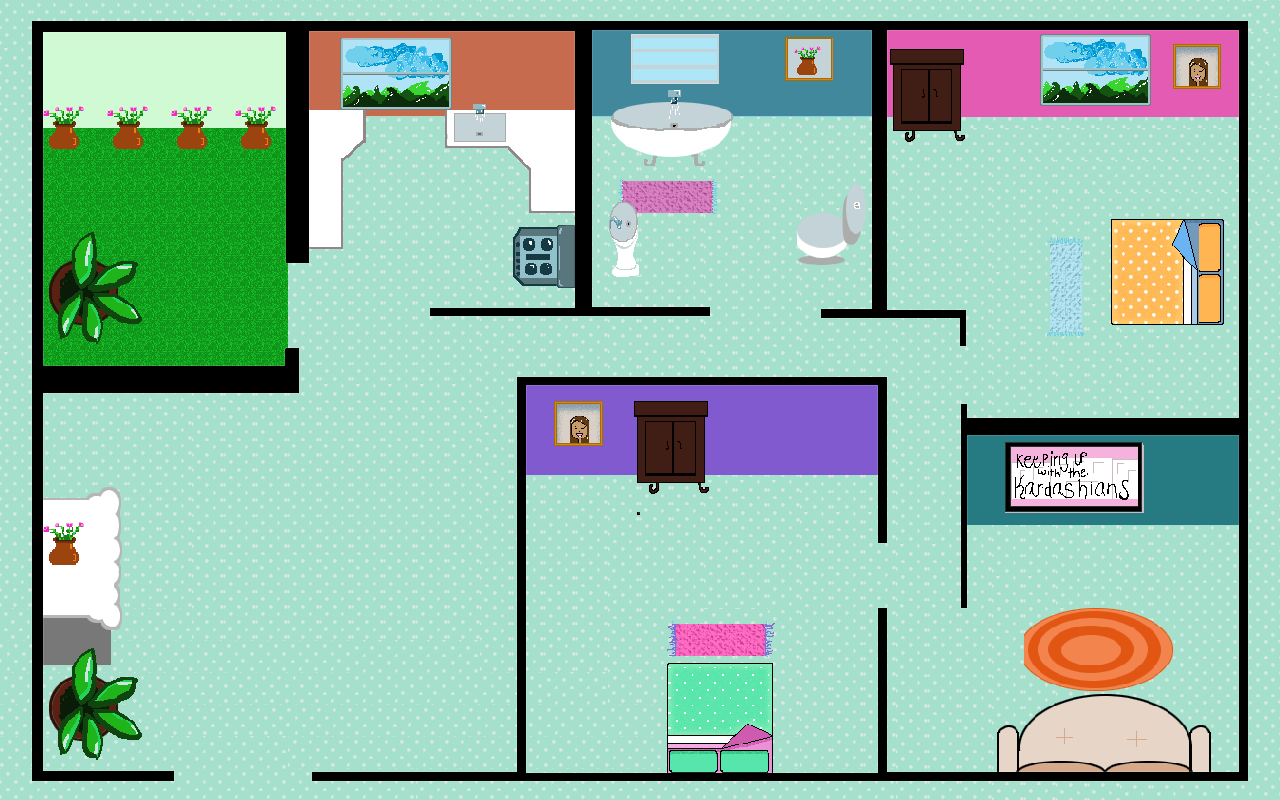

The image is a tile-based game level rendered from a .tmx file. Its description and source (layers, tilesets, objects; grid data summarised) follow:
An orthogonal 40x25 tile map with 32x32 px tiles, 7 tile layers (Fondo_nivel, Tapetes, Paredes_top, Camas, ...), 18 tilesets.

<map version="1.0" orientation="orthogonal" renderorder="right-down" width="40" height="25" tilewidth="32" tileheight="32" nextobjectid="1">
 <tileset firstgid="1" name="fondo verde" tilewidth="32" tileheight="32" tilecount="874" columns="38">
  <image source="fondo verde.png" width="1216" height="760" />
 </tileset>
 <tileset firstgid="875" name="paredes" tilewidth="32" tileheight="32" tilecount="1000" columns="40">
  <image source="paredes.png" width="1280" height="800" />
 </tileset>
 <tileset firstgid="1875" name="paredes_color" tilewidth="32" tileheight="32" tilecount="1000" columns="40">
  <image source="paredes_color.png" width="1280" height="800" />
 </tileset>
 <tileset firstgid="2875" name="Cama" tilewidth="32" tileheight="32" tilecount="25" columns="5">
  <image source="Cama.png" width="160" height="160" />
 </tileset>
 <tileset firstgid="2900" name="Cama2" tilewidth="32" tileheight="32" tilecount="25" columns="5">
  <image source="Cama2.png" width="160" height="160" />
 </tileset>
 <tileset firstgid="2925" name="Sillon" tilewidth="32" tileheight="32" tilecount="28" columns="7">
  <image source="Sillon.png" width="224" height="128" />
 </tileset>
 <tileset firstgid="2953" name="Mueble blanco" tilewidth="32" tileheight="32" tilecount="30" columns="5">
  <image source="Mueble blanco.png" width="160" height="192" />
 </tileset>
 <tileset firstgid="2983" name="Lavamanos" tilewidth="32" tileheight="32" tilecount="3" columns="1">
  <image source="Lavamanos.png" width="32" height="96" />
 </tileset>
 <tileset firstgid="2986" name="Taza" tilewidth="32" tileheight="32" tilecount="16" columns="4">
  <image source="Taza.png" width="128" height="128" />
 </tileset>
 <tileset firstgid="3002" name="Tina" tilewidth="32" tileheight="32" tilecount="16" columns="4">
  <image source="Tina.png" width="128" height="128" />
 </tileset>
 <tileset firstgid="3018" name="Maceta" tilewidth="32" tileheight="32" tilecount="16" columns="4">
  <image source="Maceta.png" width="128" height="128" />
 </tileset>
 <tileset firstgid="3034" name="Jarron con flores" tilewidth="32" tileheight="32" tilecount="4" columns="2">
  <image source="Jarron con flores.png" width="64" height="64" />
 </tileset>
 <tileset firstgid="3038" name="Muebles de cocina" tilewidth="32" tileheight="32" tilecount="45" columns="9">
  <image source="Muebles de cocina.png" width="288" height="160" />
 </tileset>
 <tileset firstgid="3083" name="ESTUFA" tilewidth="32" tileheight="32" tilecount="4" columns="2">
  <image source="ESTUFA.png" width="64" height="64" />
 </tileset>
 <tileset firstgid="3087" name="Closet" tilewidth="32" tileheight="32" tilecount="16" columns="4">
  <image source="Closet.png" width="128" height="128" />
 </tileset>
 <tileset firstgid="3103" name="pared jard[in" tilewidth="32" tileheight="32" tilecount="27" columns="9">
  <image source="paredJardin.png" width="288" height="96" />
 </tileset>
 <tileset firstgid="3130" name="pasto" tilewidth="32" tileheight="32" tilecount="80" columns="8">
  <image source="pasto.png" width="259" height="351" />
 </tileset>
 <tileset firstgid="3210" name="Tapetes" tilewidth="32" tileheight="32" tilecount="1000" columns="40">
  <image source="Tapetes.png" width="1280" height="800" />
 </tileset>
 <layer name="Fondo_nivel" width="40" height="25">
  <data>[1000 cells, 1000 non-empty, 98 distinct tile ids]</data>
 </layer>
 <layer name="Tapetes" width="40" height="25">
  <data>[1000 cells, 312 non-empty, 312 distinct tile ids]</data>
 </layer>
 <layer name="Paredes_top" width="40" height="25">
  <data>[1000 cells, 840 non-empty, 817 distinct tile ids]</data>
 </layer>
 <layer name="Camas" width="40" height="25">
  <data>[1000 cells, 53 non-empty, 53 distinct tile ids]</data>
 </layer>
 <layer name="Muebles " width="40" height="25">
  <data>[1000 cells, 163 non-empty, 146 distinct tile ids]</data>
 </layer>
 <layer name="Plantas" width="40" height="25">
  <data>[1000 cells, 52 non-empty, 20 distinct tile ids]</data>
 </layer>
 <layer name="Paredes" width="40" height="25">
  <data>[1000 cells, 1000 non-empty, 1000 distinct tile ids]</data>
 </layer>
</map>